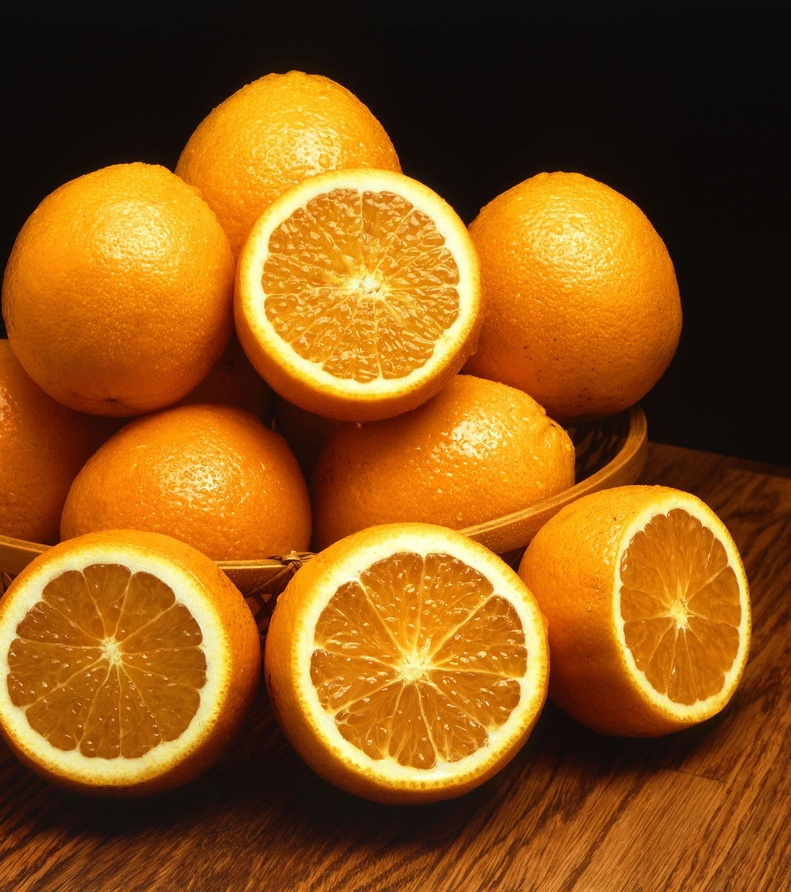
#> input picture 1_3_Types_of_Features_Image_Segmentation/images/oranges.jpg, 791 x 892 px, shrunk from 1999 x 2254 before the run
$ jupyter execute '3. K-means.ipynb'   (shell and % lines are left out)
#> lines starting #> are read from the running program, lines starting #| are printed output that depends on the picture; after the words box and inside, x2 and y2 are one past the last pixel; in counts of white or black regions, pixels touching at a corner belong together
# K-means Clustering

### Import resources and display image

[cell 1]
import numpy as np
import matplotlib.pyplot as plt
import cv2


# Read in the image
## TODO: Check out the images directory to see other images you can work with
# And select one!
image = cv2.imread('images/oranges.jpg')
#> image is the input picture: shape (892, 791, 3); mean B, G, R 22.6, 85.5, 140

# Change color to RGB (from BGR)
image = cv2.cvtColor(image, cv2.COLOR_BGR2RGB)

plt.imshow(image)

### Prepare data for k-means

[cell 2]
# Reshape image into a 2D array of pixels and 3 color values (RGB)
pixel_vals = image.reshape((-1,3))

# Convert to float type
pixel_vals = np.float32(pixel_vals)

### Implement k-means clustering

[cell 3]
# define stopping criteria
# you can change the number of max iterations for faster convergence!
criteria = (cv2.TERM_CRITERIA_EPS + cv2.TERM_CRITERIA_MAX_ITER, 10, 0.5)

## TODO: Select a value for k
# then perform k-means clustering
k = 2
retval, labels, centers = cv2.kmeans(pixel_vals, k, None, criteria, 10, cv2.KMEANS_RANDOM_CENTERS)
#> retval = 3e+09; centers = [[48.51, 21.22, 8.2], [217.9, 140.3, 34.78]]

# convert data into 8-bit values
centers = np.uint8(centers)
#> centers = [[48, 21, 8], [217, 140, 34]]
segmented_data = centers[labels.flatten()]

# reshape data into the original image dimensions
segmented_image = segmented_data.reshape((image.shape))
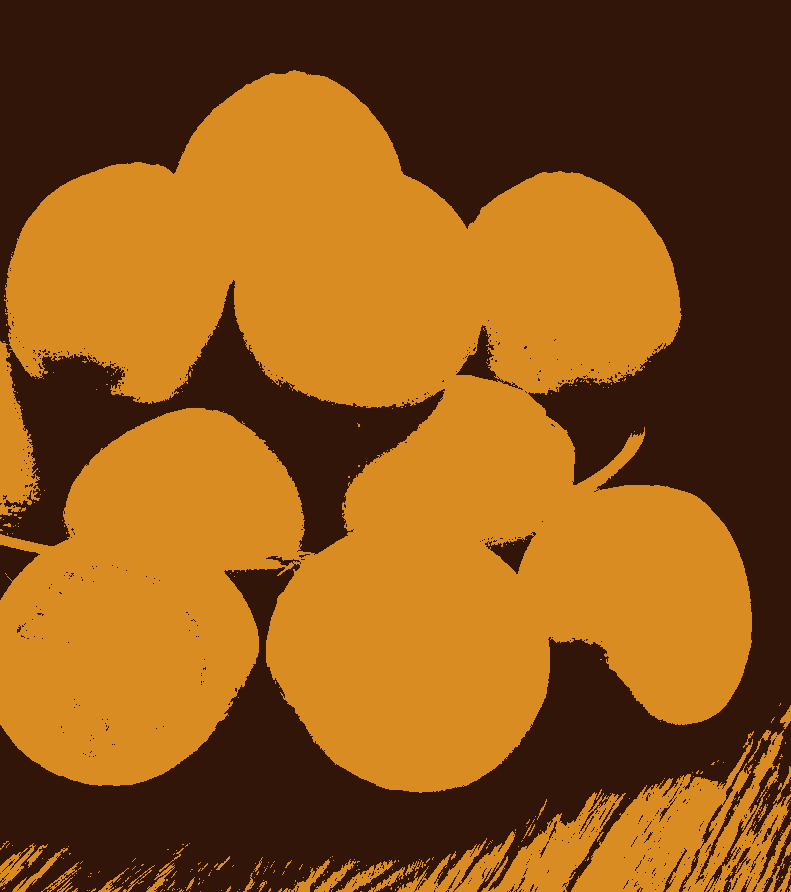
#> segmented_image: shape (892, 791, 3); mean R, G, B 139.3, 85.3, 22
labels_reshape = labels.reshape(image.shape[0], image.shape[1])
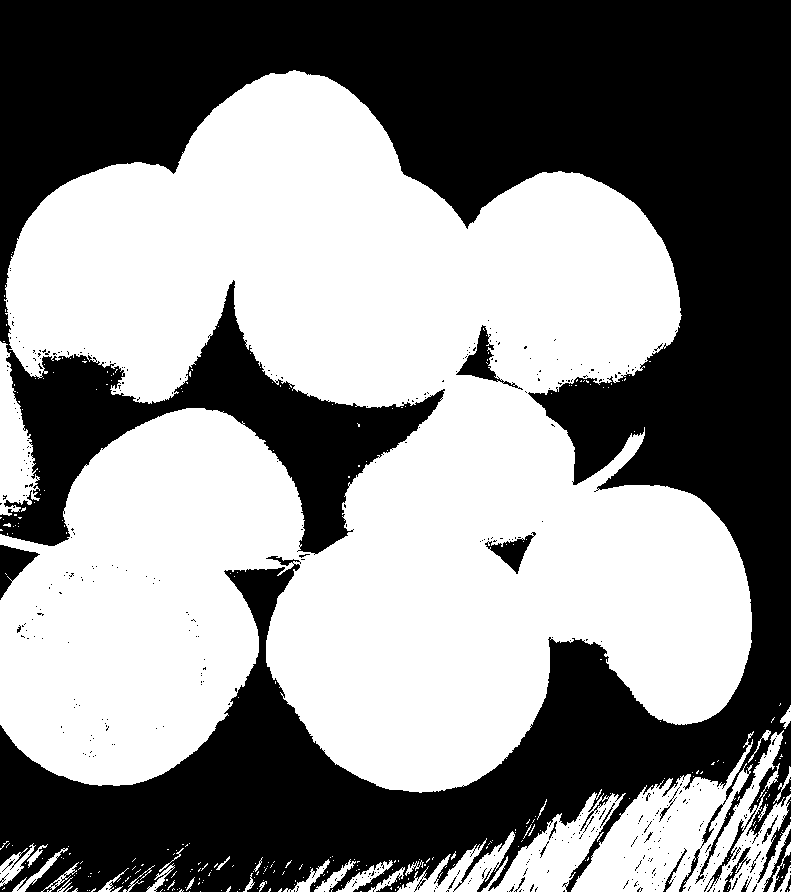
#> labels_reshape: shape (892, 791) int32; values 0 (black) and 1 (white), 54% white; 473 black regions (449 under 20 px), largest, box (x1, y1, x2, y2) and area: (0, 0, 791, 892) 318677, (456, 325, 523, 390) 1010, (0, 545, 40, 600) 995

plt.imshow(segmented_image)

[cell 4]
## TODO: Visualize one segment, try to find which is the leaves, background, etc!
plt.imshow(labels_reshape==0, cmap='gray')
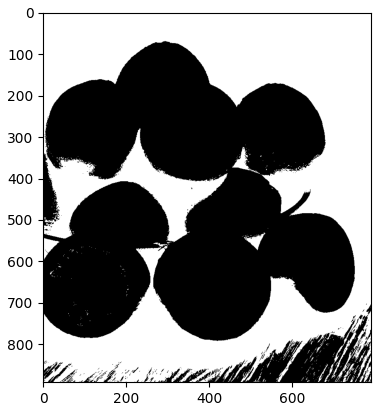
#> figure drawn by matplotlib, 1 panel

[cell 5]
# mask an image segment by cluster

cluster = 1 # the first cluster

masked_image = np.copy(image)
# turn the mask green!
masked_image[labels_reshape == cluster] = [0, 0, 0]
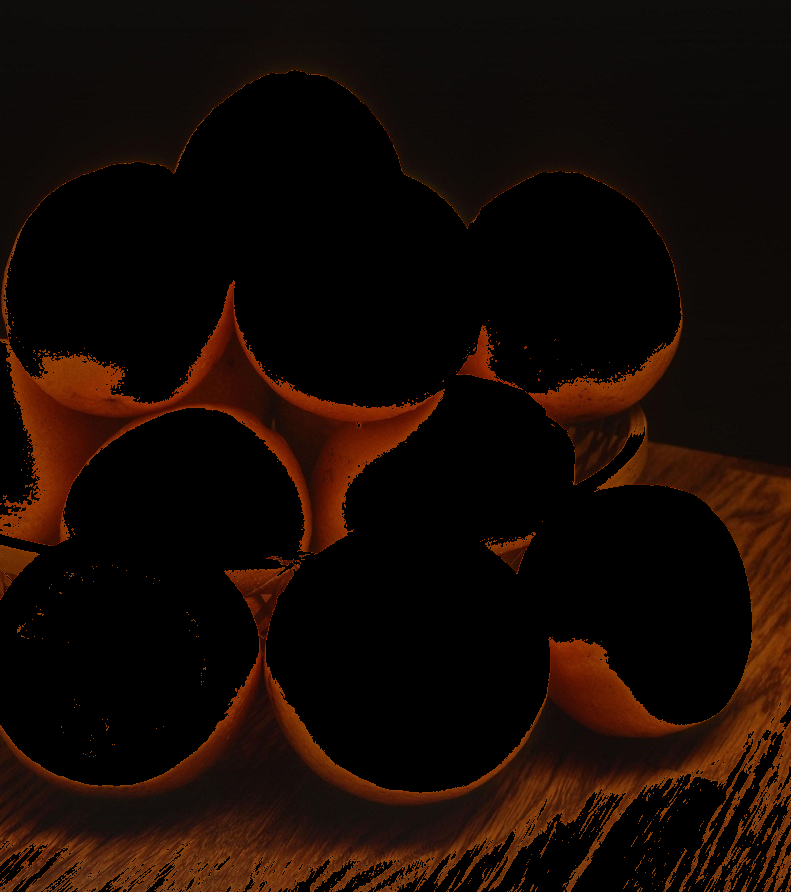
#> masked_image: shape (892, 791, 3); mean R, G, B 22.3, 9.8, 3.8

plt.imshow(masked_image)

$ run again, with 1_3_Types_of_Features_Image_Segmentation/images/flamingos.jpg copied over 1_3_Types_of_Features_Image_Segmentation/images/oranges.jpg
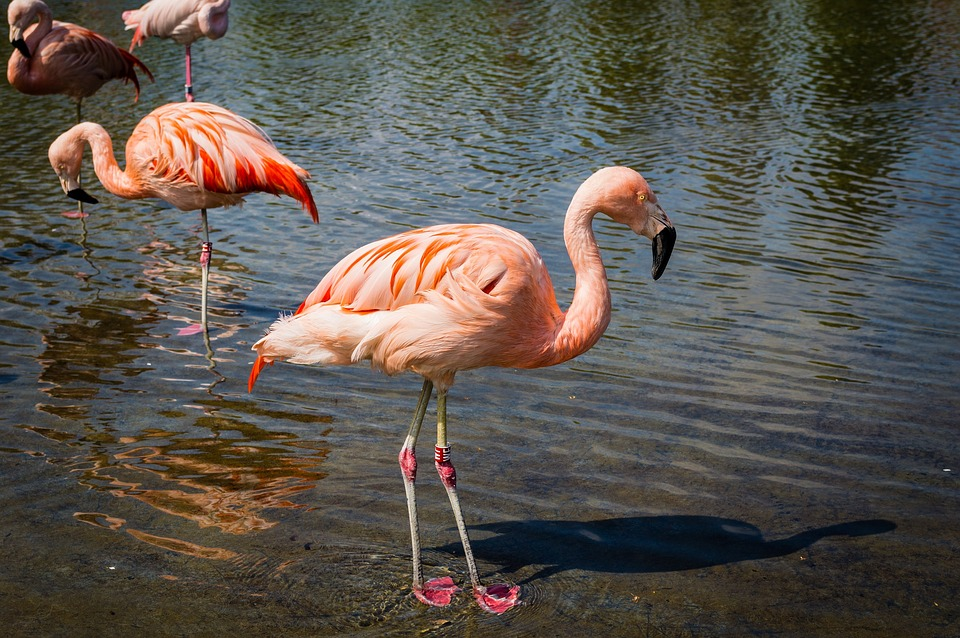
#> input picture 1_3_Types_of_Features_Image_Segmentation/images/flamingos.jpg, 960 x 638 px
#> image is the input picture: shape (638, 960, 3); mean B, G, R 77.9, 84.9, 91.1
#> `retval, labels, centers = cv2.kmeans(pixel_vals, k, None, criteria, 10..`: retval = 1.84e+09; centers = [[145.4, 133.5, 128.9], [65.73, 62.26, 54.03]]
#> `centers = np.uint8(centers)`: centers = [[145, 133, 128], [65, 62, 54]]
#> `labels_reshape = labels.reshape(image.shape[0], image.shape[1])`:
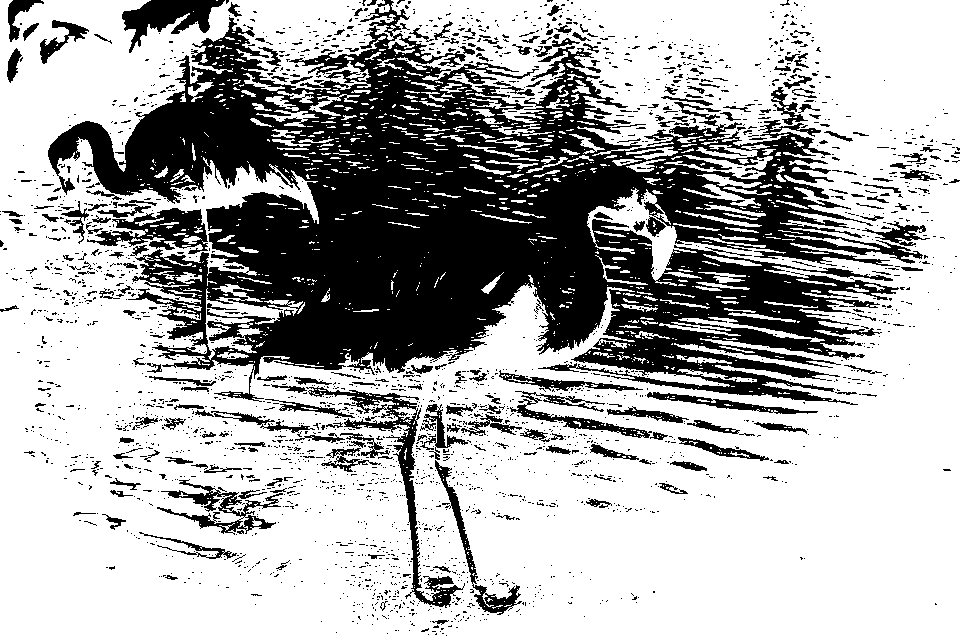
#> labels_reshape: shape (638, 960) int32; values 0 (black) and 1 (white), 68.2% white; 2587 black regions (2330 under 20 px), largest, box (x1, y1, x2, y2) and area: (48, 0, 923, 405) 152463, (306, 386, 465, 608) 3614, (87, 208, 208, 254) 2471
#> `masked_image[labels_reshape == cluster] = [0, 0, 0]`:
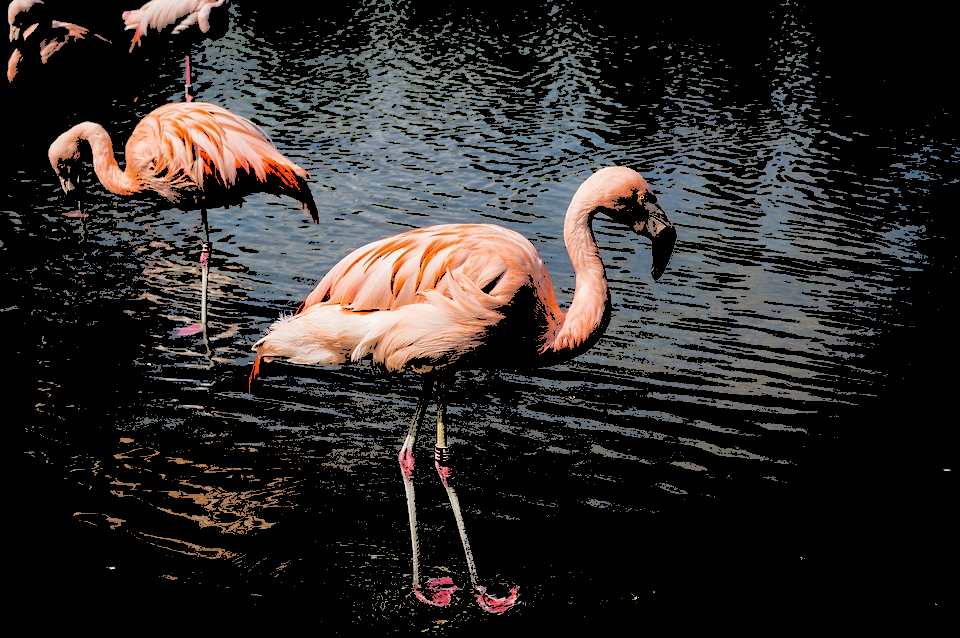
#> masked_image: shape (638, 960, 3); mean R, G, B 46.3, 42.5, 41

$ run again, with 1_3_Types_of_Features_Image_Segmentation/images/monarch.jpg copied over 1_3_Types_of_Features_Image_Segmentation/images/oranges.jpg
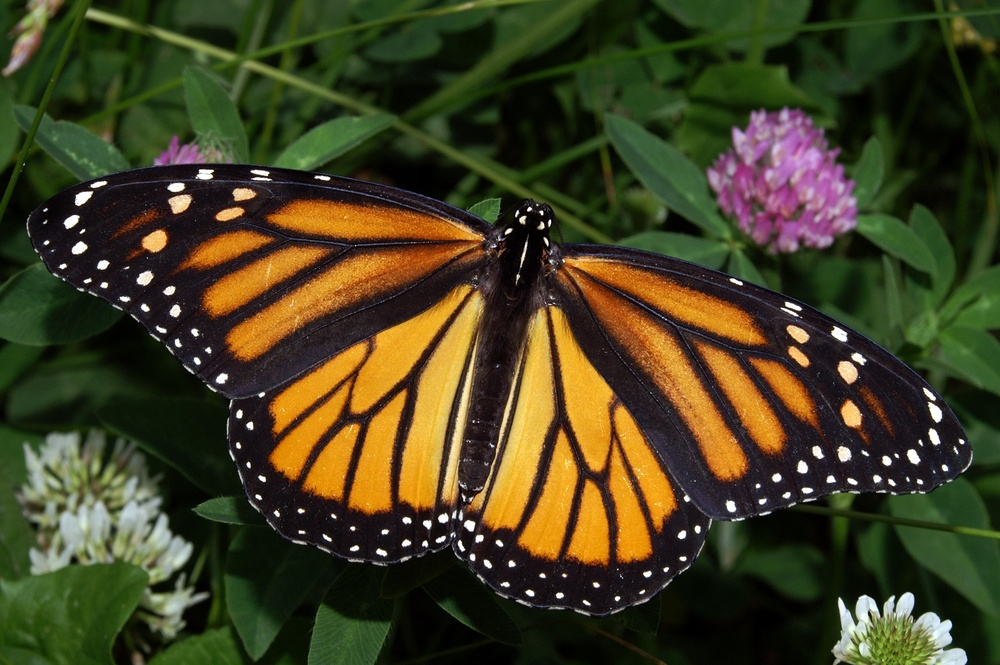
#> input picture 1_3_Types_of_Features_Image_Segmentation/images/monarch.jpg, 1000 x 665 px, shrunk from 3008 x 2000 before the run
#> image is the input picture: shape (665, 1000, 3); mean B, G, R 32.9, 63.4, 66.8
#> `retval, labels, centers = cv2.kmeans(pixel_vals, k, None, criteria, 10..`: retval = 1.91e+09; centers = [[195.9, 146.8, 78.7], [34.68, 42.61, 21.53]]
#> `centers = np.uint8(centers)`: centers = [[195, 146, 78], [34, 42, 21]]
#> `labels_reshape = labels.reshape(image.shape[0], image.shape[1])`:
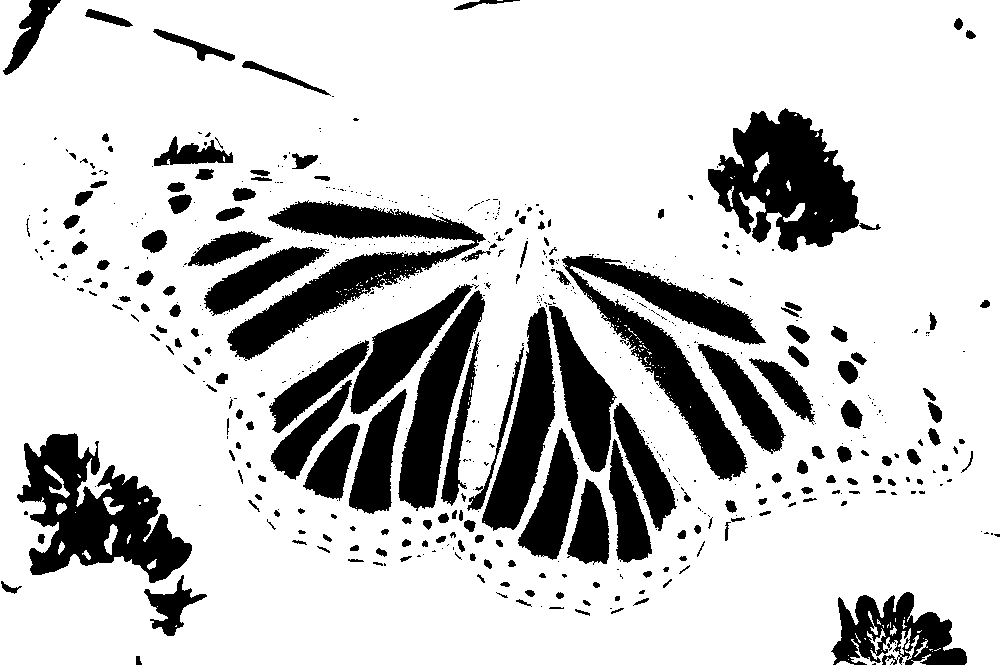
#> labels_reshape: shape (665, 1000) int32; values 0 (black) and 1 (white), 80.1% white; 608 black regions (404 under 20 px), largest, box (x1, y1, x2, y2) and area: (17, 433, 192, 583) 12728, (708, 108, 859, 252) 12601, (562, 254, 766, 481) 12287
#> `masked_image[labels_reshape == cluster] = [0, 0, 0]`:
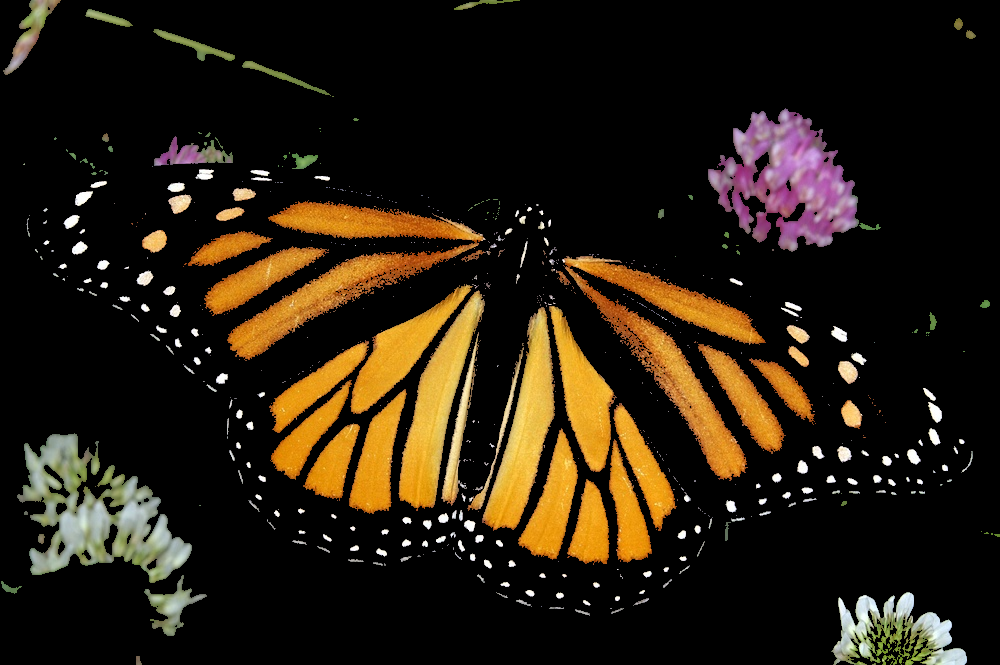
#> masked_image: shape (665, 1000, 3); mean R, G, B 39, 29.2, 15.7

$ run again, with 1_3_Types_of_Features_Image_Segmentation/images/pancakes.jpg copied over 1_3_Types_of_Features_Image_Segmentation/images/oranges.jpg
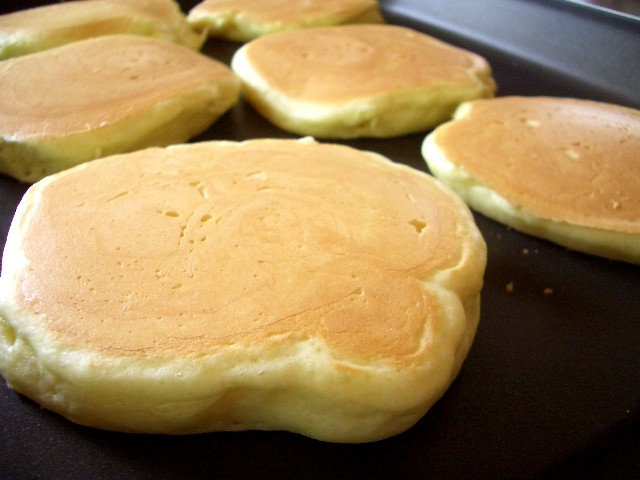
#> input picture 1_3_Types_of_Features_Image_Segmentation/images/pancakes.jpg, 640 x 480 px
#> image is the input picture: shape (480, 640, 3); mean B, G, R 85.1, 130.4, 157.3
#> `retval, labels, centers = cv2.kmeans(pixel_vals, k, None, criteria, 10..`: retval = 1.07e+09; centers = [[219.2, 183.6, 122.1], [48.15, 36.41, 19.8]]
#> `centers = np.uint8(centers)`: centers = [[219, 183, 122], [48, 36, 19]]
#> `labels_reshape = labels.reshape(image.shape[0], image.shape[1])`:
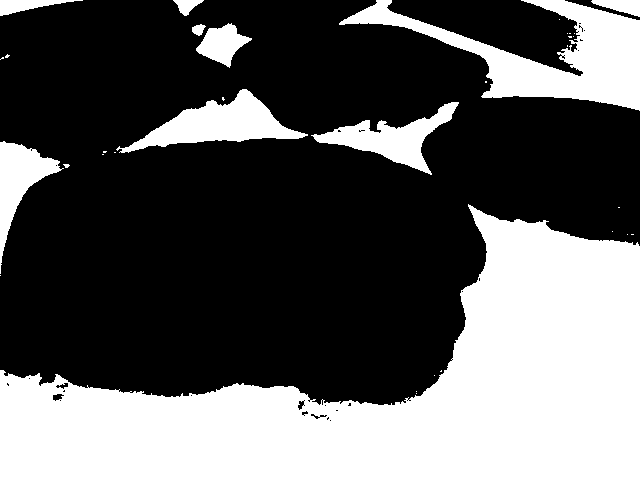
#> labels_reshape: shape (480, 640) int32; values 0 (black) and 1 (white), 36.2% white; 34 white regions (24 under 20 px), largest, box (x1, y1, x2, y2) and area: (0, 204, 640, 480) 85149, (339, 0, 640, 111) 11888, (116, 89, 308, 153) 4814
#> `masked_image[labels_reshape == cluster] = [0, 0, 0]`:
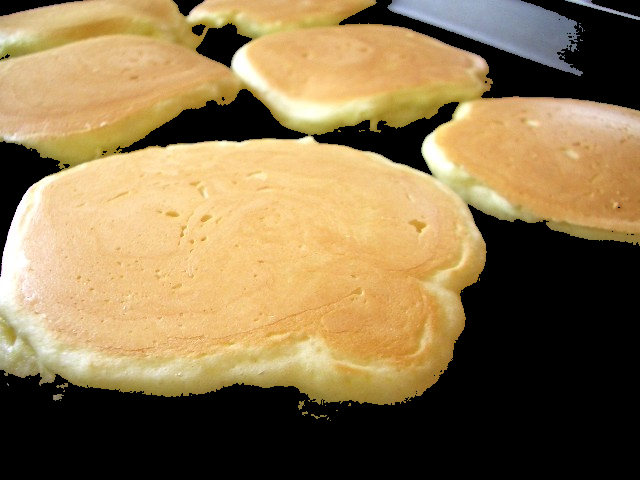
#> masked_image: shape (480, 640, 3); mean R, G, B 139.9, 117.2, 77.9
